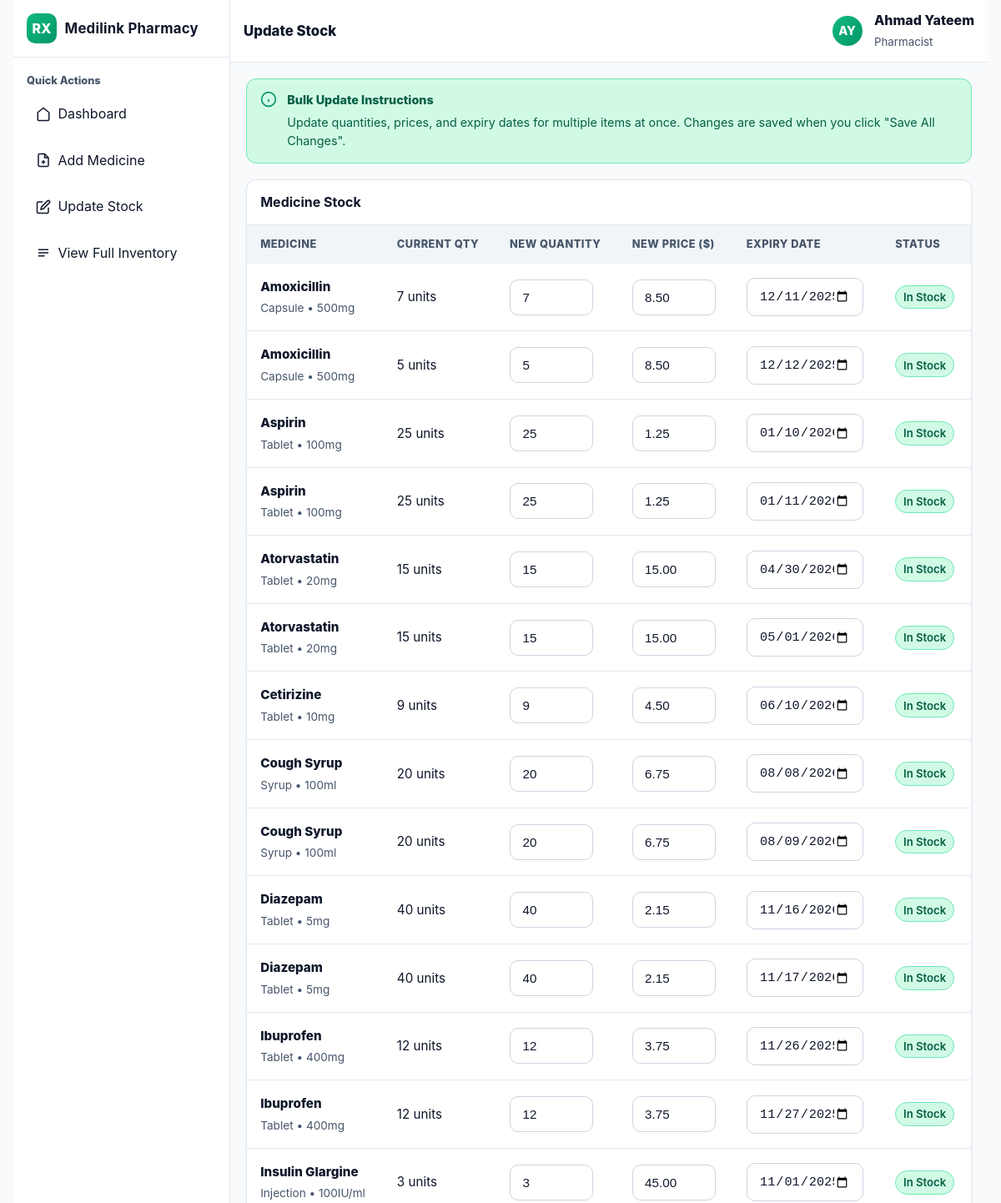
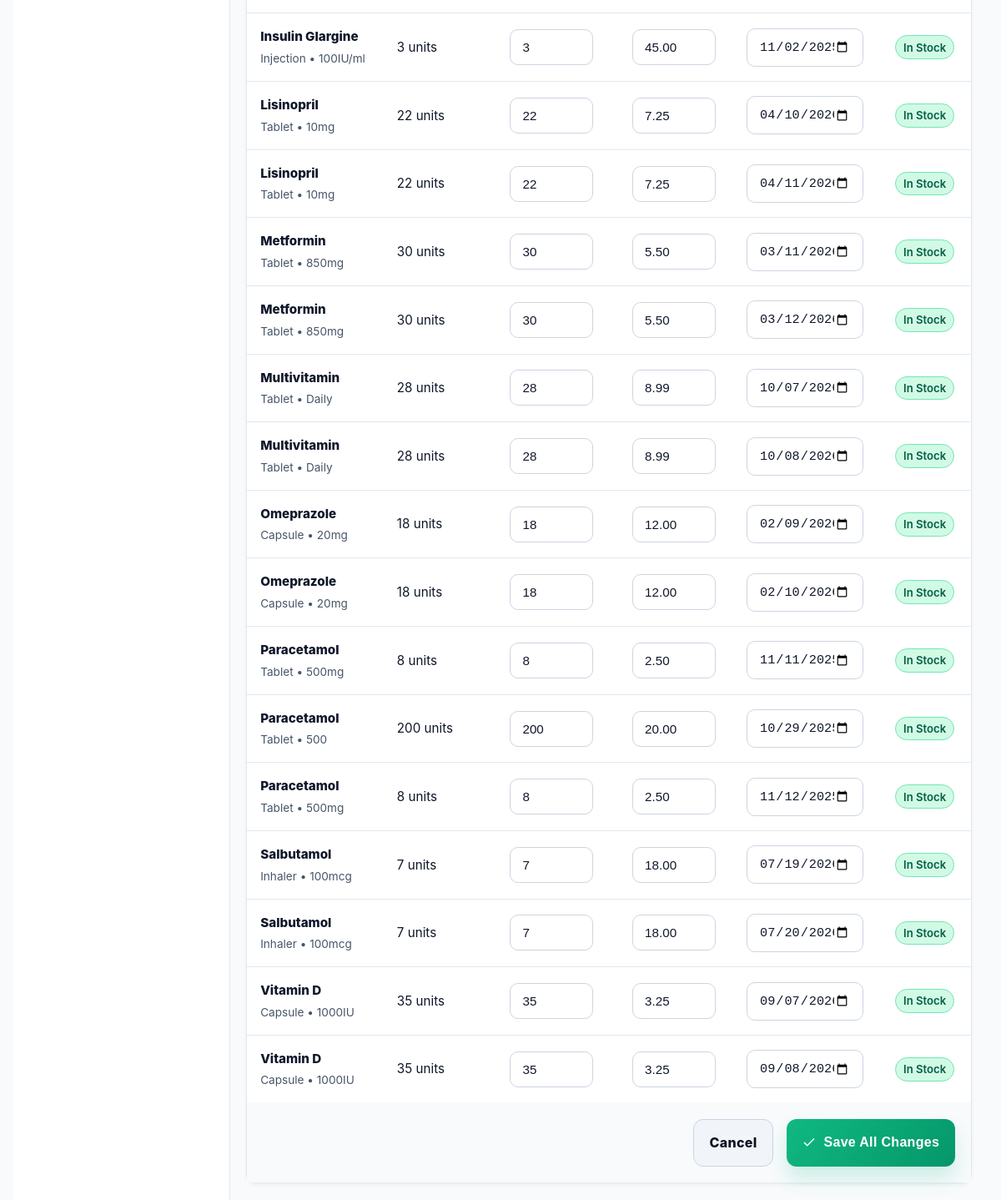
The app's page /accounts/pharmacy/update-stock/ (signed in) with its own data (2 pictures, top to bottom).
### accounts/models.py (models this page shows, shortened)
class Stock(models.Model):
    pharmacy = models.ForeignKey(Pharmacy, on_delete=models.CASCADE, related_name="stocks")
    medicine = models.ForeignKey(Medicine, on_delete=models.CASCADE, related_name="stocks")
    expiry_date = models.DateField()
    price = models.DecimalField(max_digits=10, decimal_places=2, validators=[MinValueValidator(0)])
    quantity = models.IntegerField(validators=[MinValueValidator(0)])
    class Meta:
        unique_together = ("pharmacy", "medicine", "expiry_date")

class Medicine(models.Model):
    name = models.CharField(max_length=140)
    dosage_form = models.CharField(max_length=80)
    strength = models.CharField(max_length=80)
    description = models.TextField(blank=True)
    class Meta:
        constraints = [
            models.UniqueConstraint(
                fields=["name", "strength", "dosage_form"],
                name="uq_medicine_name_strength_form",
            )
        ]

### accounts/views.py (the view, shortened to what this page needs)
# urls.py: path('pharmacy/update-stock/', views.update_stock, name='update_stock'),
@login_required
def update_stock(request):
    if request.user.role != User.Role.PHARMACY:
        return render(request, 'accounts/error.html', {
            'message': 'This page is for pharmacies only.'
        })
    try:
        pharmacy = request.user.pharmacy
    except Pharmacy.DoesNotExist:
        pharmacy = Pharmacy.objects.create(
            pharmacy_id=request.user,
            license_number=None,
            address=''
        )
    stocks = Stock.objects.filter(pharmacy=pharmacy).select_related('medicine').order_by('medicine__name')
    all_medicines = Medicine.objects.all().order_by('name')
    return render(request, 'accounts/update_stock.html', {
        'stock_items': stocks,
        'stocks': stocks,
        'all_medicines': all_medicines,
        'pharmacy_name': pharmacy.pharmacy_id.name,
        'pharmacist_name': 'Ahmad Yateem',
    })

### accounts/templates/accounts/update_stock.html (shortened to what this page needs)
{% load static %}
<!DOCTYPE html>
<html lang="en">
<head>
  <link rel="stylesheet" href="{% static 'css/styles.css' %}">
</head>
<body>
  <div class="app">
    <aside class="sidebar">
      <div class="brand">
        <div class="logo">RX</div>
        <h1>Medilink Pharmacy</h1>
      </div>
      <div class="side-section">
        <div class="side-title">Quick Actions</div>
        <nav class="nav">
          <a href="{% url 'pharmacy_home' %}">
            <svg width="18" height="18" viewBox="0 0 24 24" fill="none" stroke="currentColor" stroke-width="2">
              <path d="M3 9l9-7 9 7v11a2 2 0 0 1-2 2H5a2 2 0 0 1-2-2z"></path>
            </svg>
            <span class="label">Dashboard</span>
          </a>
          <a href="{% url 'add_medicine' %}">
            <svg width="18" height="18" viewBox="0 0 24 24" fill="none" stroke="currentColor" stroke-width="2">
              <path d="M14 2H6a2 2 0 0 0-2 2v16a2 2 0 0 0 2 2h12a2 2 0 0 0 2-2V8z"></path>
              <polyline points="14 2 14 8 20 8"></polyline>
              <line x1="12" y1="18" x2="12" y2="12"></line>
              <line x1="9" y1="15" x2="15" y2="15"></line>
            </svg>
            <span class="label">Add Medicine</span>
          </a>
          <a href="{% url 'update_stock' %}">
            <svg width="18" height="18" viewBox="0 0 24 24" fill="none" stroke="currentColor" stroke-width="2">
              <path d="M11 4H4a2 2 0 0 0-2 2v14a2 2 0 0 0 2 2h14a2 2 0 0 0 2-2v-7"></path>
              <path d="M18.5 2.5a2.121 2.121 0 0 1 3 3L12 15l-4 1 1-4 9.5-9.5z"></path>
            </svg>
            <span class="label">Update Stock</span>
          </a>
          <a href="{% url 'view_inventory' %}">
            <svg width="18" height="18" viewBox="0 0 24 24" fill="none" stroke="currentColor" stroke-width="2">
              <path d="M4 7h16M4 12h16M4 17h10"></path>
            </svg>
            <span class="label">View Full Inventory</span>
          </a>
        </nav>
      </div>
    </aside>
    <section class="main">
      <header class="topbar">
        <div class="top-left">
          <div class="top-title">Update Stock</div>
        </div>
        <div class="top-right">
          <div class="avatar">AY</div>
          <div>
            <div style="font-weight:800;">Ahmad Yateem</div>
            <small style="color:var(--ink-dim);">Pharmacist</small>
          </div>
        </div>
      </header>
      <div class="content">
        <div class="info-card">
          <svg width="20" height="20" viewBox="0 0 24 24" fill="none" stroke="currentColor" stroke-width="2">
            <circle cx="12" cy="12" r="10"></circle>
            <line x1="12" y1="16" x2="12" y2="12"></line>
            <line x1="12" y1="8" x2="12.01" y2="8"></line>
          </svg>
          <div class="info-card-content">
            <h3>Bulk Update Instructions</h3>
            <p>Update quantities, prices, and expiry dates for multiple items at once. Changes are saved when you click "Save All Changes".</p>
          </div>
        </div>
        <form method="post">
          <div class="panel">
            <div class="head">
              <h2>Medicine Stock</h2>
            </div>
            <div class="body">
              {% if stock_items %}
                <table class="stock-table">
                  <thead>
                    <tr>
                      <th>Medicine</th>
                      <th>Current Qty</th>
                      <th>New Quantity</th>
                      <th>New Price ($)</th>
                      <th>Expiry Date</th>
                      <th>Status</th>
                    </tr>
                  </thead>
                  <tbody>
                    {% for stock in stock_items %}
                      <tr>
                        <td>
                          <div class="medicine-info">
                            <div class="medicine-name">{{ stock.medicine.name }}</div>
                            <div class="medicine-details">
                              {{ stock.medicine.dosage_form }} • {{ stock.medicine.strength }}
                            </div>
                          </div>
                        </td>
                        <td>{{ stock.quantity }} units</td>
                        <td>
                          <input type="number"
                                 name="quantity_{{ stock.id }}"
                                 class="stock-input"
                                 value="{{ stock.quantity }}"
                                 min="0"
                                 required>
                        </td>
                        <td>
                          <input type="number"
                                 name="price_{{ stock.id }}"
                                 class="stock-input"
                                 value="{{ stock.price }}"
                                 step="0.01"
                                 min="0"
                                 required>
                        </td>
                        <td>
                          <input type="date"
                                 name="expiry_{{ stock.id }}"
                                 class="date-input"
                                 value="{{ stock.expiry_date|date:'Y-m-d' }}"
                                 required>
                        </td>
                        <td>
                          {% if stock.is_expired %}
                            <span class="pill red">Expired</span>
                          {% elif stock.is_expiring_soon %}
                            <span class="pill orange">Expiring Soon</span>
                          {% elif stock.is_low_stock %}
                            <span class="pill orange">Low Stock</span>
                          {% else %}
                            <span class="pill green">In Stock</span>
                          {% endif %}
                        </td>
                      </tr>
                    {% endfor %}
                  </tbody>
                </table>
                <div class="form-actions">
                  <a href="{% url 'pharmacy_home' %}" class="btn btn-secondary">Cancel</a>
                  <button type="submit" class="btn btn-primary">
                    <svg width="18" height="18" viewBox="0 0 24 24" fill="none" stroke="currentColor" stroke-width="2">
                      <polyline points="20 6 9 17 4 12"></polyline>
                    </svg>
                    Save All Changes
                  </button>
                </div>
              {% else %}
                <p class="muted">No stock items found. Add some medicines to your inventory first.</p>
              {% endif %}
            </div>
          </div>
        </form>
      </div>
    </section>
  </div>
</body>
</html>

### accounts/static/css/styles.css (style rules this page uses)
* { box-sizing: border-box; margin: 0; padding: 0; }
:root { --bg: #f7fbfd; --card: #ffffff; --ink: #0f172a; --ink-dim: #475569; --muted: #94a3b8; --line: #e2e8f0; --line-2: #cbd5e1; --brand1: #0ea5a4; --brand2: #0284c7; --good: #16a34a; --bad: #dc2626; --focus: rgba(2,132,199,.25); --radius: 14px; --shadow: 0 14px 28px rgba(2, 132, 199, 0.08), 0 8px 10px rgba(15,23,42,0.04); --input-bg: #ffffff; --placeholder: #94a3b8; --error-bg: #fee2e2; --error-border: #fecaca; --error-text: #991b1b; --step-inactive-bg: #f1f5f9; --info-bg: #eef7ff; --info-border: #cde5ff; --btn-secondary-bg: #f1f5f9; --btn-secondary-hover: #e8eef4; }
html, body { min-height: 100%; transition: background-color 0.3s ease, color 0.3s ease; }
body { font-family: ui-sans-serif, -apple-system, BlinkMacSystemFont,"Segoe UI","Roboto","Oxygen","Ubuntu","Cantarell",sans-serif; color: var(--ink); background: var(--bg); display: flex; align-items: center; justify-content: center; padding: 2.2rem 1rem; line-height: 1.55; }
body { background: radial-gradient(1200px 600px at 10% -5%, rgba(14, 165, 164, 0.08), transparent 60%), radial-gradient(1000px 500px at 110% 10%, rgba(2, 132, 199, 0.08), transparent 60%), var(--bg); }
input::placeholder { color: var(--placeholder); }
.btn { border: 0; padding: 1rem 1.25rem; border-radius: 12px; font-weight: 700; cursor: pointer; transition: all 0.3s ease; font-size: 1rem; letter-spacing: 0.02em; }
.btn-primary { color: #ffffff; background: linear-gradient(135deg, var(--brand1), var(--brand2)); box-shadow: 0 10px 25px rgba(2, 132, 199, .25); position: relative; overflow: hidden; }
.btn-secondary { background: var(--btn-secondary-bg); color: var(--ink); border: 2px solid var(--line-2); transition: all 0.3s ease; }

### records on screen
Stock: medicine.name "Amoxicillin", medicine.dosage_form "Capsule", medicine.strength "500mg", quantity "7", price "8.50", expiry_date "12/11/2025"
Stock: medicine.name "Amoxicillin", medicine.dosage_form "Capsule", medicine.strength "500mg", quantity "5", price "8.50", expiry_date "12/12/2025"
Stock: medicine.name "Aspirin", medicine.dosage_form "Tablet", medicine.strength "100mg", quantity "25", price "1.25", expiry_date "01/10/2026"
Stock: medicine.name "Aspirin", medicine.dosage_form "Tablet", medicine.strength "100mg", quantity "25", price "1.25", expiry_date "01/11/2026"
Stock: medicine.name "Atorvastatin", medicine.dosage_form "Tablet", medicine.strength "20mg", quantity "15", price "15.00", expiry_date "04/30/2026"
Stock: medicine.name "Atorvastatin", medicine.dosage_form "Tablet", medicine.strength "20mg", quantity "15", price "15.00", expiry_date "05/01/2026"
Stock: medicine.name "Cetirizine", medicine.dosage_form "Tablet", medicine.strength "10mg", quantity "9", price "4.50", expiry_date "06/10/2026"
Stock: medicine.name "Cough Syrup", medicine.dosage_form "Syrup", medicine.strength "100ml", quantity "20", price "6.75", expiry_date "08/08/2026"
Stock: medicine.name "Cough Syrup", medicine.dosage_form "Syrup", medicine.strength "100ml", quantity "20", price "6.75", expiry_date "08/09/2026"
Stock: medicine.name "Diazepam", medicine.dosage_form "Tablet", medicine.strength "5mg", quantity "40", price "2.15", expiry_date "11/16/2026"
Stock: medicine.name "Diazepam", medicine.dosage_form "Tablet", medicine.strength "5mg", quantity "40", price "2.15", expiry_date "11/17/2026"
Stock: medicine.name "Ibuprofen", medicine.dosage_form "Tablet", medicine.strength "400mg", quantity "12", price "3.75", expiry_date "11/26/2025"
Stock: medicine.name "Ibuprofen", medicine.dosage_form "Tablet", medicine.strength "400mg", quantity "12", price "3.75", expiry_date "11/27/2025"
Stock: medicine.name "Insulin Glargine", medicine.dosage_form "Injection", medicine.strength "100IU/ml", quantity "3", price "45.00", expiry_date "11/01/2025"
Stock: medicine.name "Insulin Glargine", medicine.dosage_form "Injection", medicine.strength "100IU/ml", quantity "3", price "45.00", expiry_date "11/02/2025"
Stock: medicine.name "Lisinopril", medicine.dosage_form "Tablet", medicine.strength "10mg", quantity "22", price "7.25", expiry_date "04/10/2026"
Stock: medicine.name "Lisinopril", medicine.dosage_form "Tablet", medicine.strength "10mg", quantity "22", price "7.25", expiry_date "04/11/2026"
Stock: medicine.name "Metformin", medicine.dosage_form "Tablet", medicine.strength "850mg", quantity "30", price "5.50", expiry_date "03/11/2026"
Stock: medicine.name "Metformin", medicine.dosage_form "Tablet", medicine.strength "850mg", quantity "30", price "5.50", expiry_date "03/12/2026"
Stock: medicine.name "Multivitamin", medicine.dosage_form "Tablet", medicine.strength "Daily", quantity "28", price "8.99", expiry_date "10/07/2026"
Stock: medicine.name "Multivitamin", medicine.dosage_form "Tablet", medicine.strength "Daily", quantity "28", price "8.99", expiry_date "10/08/2026"
Stock: medicine.name "Omeprazole", medicine.dosage_form "Capsule", medicine.strength "20mg", quantity "18", price "12.00", expiry_date "02/09/2026"
Stock: medicine.name "Omeprazole", medicine.dosage_form "Capsule", medicine.strength "20mg", quantity "18", price "12.00", expiry_date "02/10/2026"
Stock: medicine.name "Paracetamol", medicine.dosage_form "Tablet", medicine.strength "500mg", quantity "8", price "2.50", expiry_date "11/11/2025"
Stock: medicine.name "Paracetamol", medicine.dosage_form "Tablet", medicine.strength "500", quantity "200", price "20.00", expiry_date "10/29/2025"
Stock: medicine.name "Paracetamol", medicine.dosage_form "Tablet", medicine.strength "500mg", quantity "8", price "2.50", expiry_date "11/12/2025"
Stock: medicine.name "Salbutamol", medicine.dosage_form "Inhaler", medicine.strength "100mcg", quantity "7", price "18.00", expiry_date "07/19/2026"
Stock: medicine.name "Salbutamol", medicine.dosage_form "Inhaler", medicine.strength "100mcg", quantity "7", price "18.00", expiry_date "07/20/2026"
Stock: medicine.name "Vitamin D", medicine.dosage_form "Capsule", medicine.strength "1000IU", quantity "35", price "3.25", expiry_date "09/07/2026"
Stock: medicine.name "Vitamin D", medicine.dosage_form "Capsule", medicine.strength "1000IU", quantity "35", price "3.25", expiry_date "09/08/2026"
